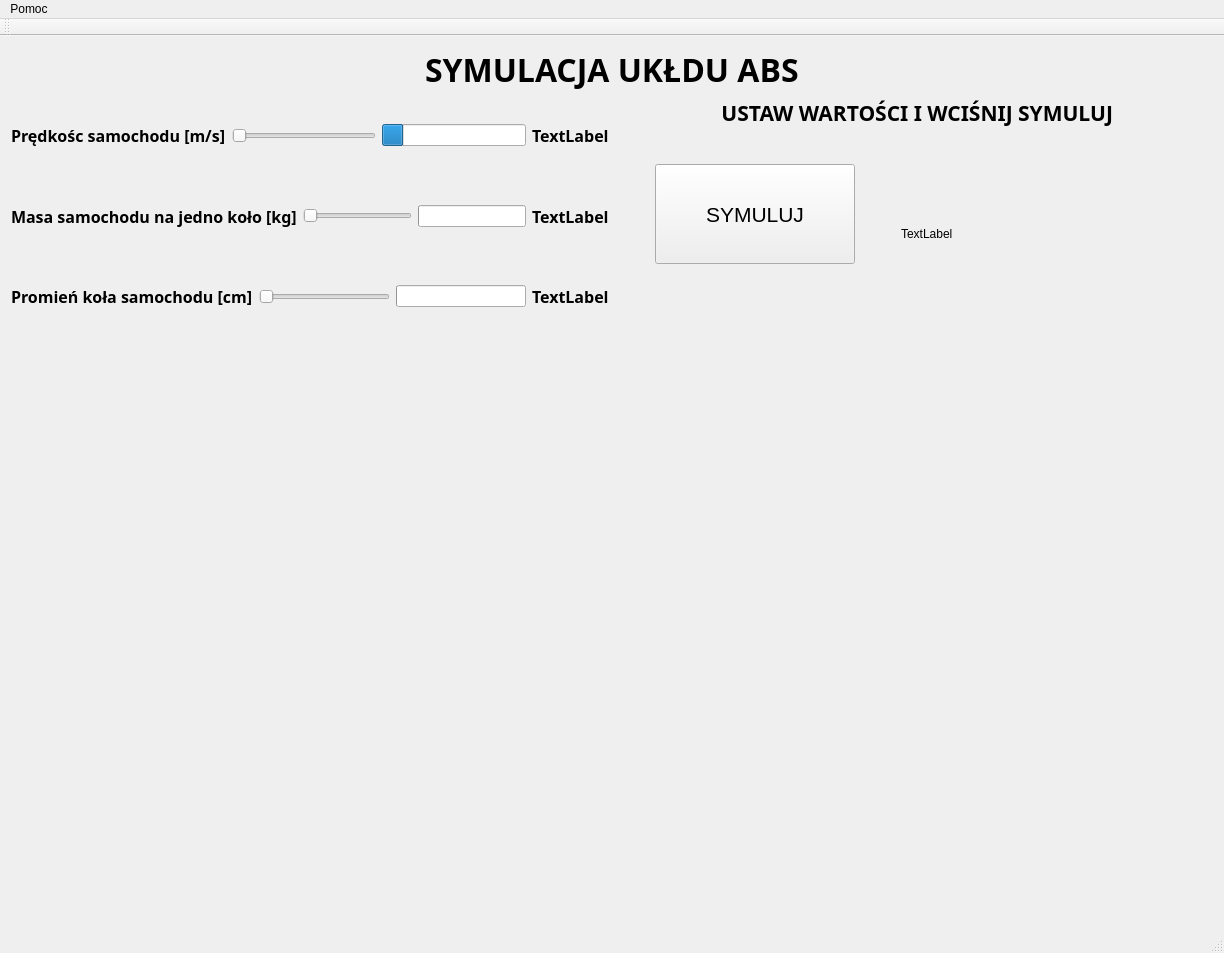
<?xml version="1.0" encoding="UTF-8"?>
<ui version="4.0">
 <class>MainWindow</class>
 <widget class="QMainWindow" name="MainWindow">
  <property name="geometry">
   <rect>
    <x>0</x>
    <y>0</y>
    <width>1224</width>
    <height>953</height>
   </rect>
  </property>
  <property name="windowTitle">
   <string>ABS SYSTEM by Puzio&amp;Synoś Enterpreise ®</string>
  </property>
  <widget class="QWidget" name="centralWidget">
   <layout class="QGridLayout" name="gridLayout">
    <item row="0" column="0" colspan="2">
     <layout class="QVBoxLayout" name="verticalLayout_4">
      <item>
       <layout class="QHBoxLayout" name="horizontalLayout_6">
        <item>
         <spacer name="horizontalSpacer_5">
          <property name="orientation">
           <enum>Qt::Horizontal</enum>
          </property>
          <property name="sizeHint" stdset="0">
           <size>
            <width>40</width>
            <height>20</height>
           </size>
          </property>
         </spacer>
        </item>
        <item>
         <widget class="QLabel" name="label">
          <property name="font">
           <font>
            <family>Ravie</family>
            <pointsize>24</pointsize>
            <weight>75</weight>
            <bold>true</bold>
           </font>
          </property>
          <property name="text">
           <string>SYMULACJA UKŁDU ABS</string>
          </property>
         </widget>
        </item>
        <item>
         <spacer name="horizontalSpacer_6">
          <property name="orientation">
           <enum>Qt::Horizontal</enum>
          </property>
          <property name="sizeHint" stdset="0">
           <size>
            <width>40</width>
            <height>20</height>
           </size>
          </property>
         </spacer>
        </item>
       </layout>
      </item>
      <item>
       <layout class="QHBoxLayout" name="horizontalLayout_8">
        <item>
         <layout class="QVBoxLayout" name="verticalLayout_2">
          <property name="sizeConstraint">
           <enum>QLayout::SetMaximumSize</enum>
          </property>
          <item>
           <layout class="QHBoxLayout" name="horizontalLayout_3">
            <property name="sizeConstraint">
             <enum>QLayout::SetMinimumSize</enum>
            </property>
            <item>
             <widget class="QLabel" name="label_PredkoscSamochodu">
              <property name="font">
               <font>
                <family>Broadway</family>
                <pointsize>12</pointsize>
                <weight>75</weight>
                <bold>true</bold>
               </font>
              </property>
              <property name="text">
               <string>Prędkośc samochodu [m/s]</string>
              </property>
             </widget>
            </item>
            <item>
             <widget class="QSlider" name="horizontalSlider_PredkoscSamochodu">
              <property name="minimum">
               <number>15</number>
              </property>
              <property name="maximum">
               <number>75</number>
              </property>
              <property name="orientation">
               <enum>Qt::Horizontal</enum>
              </property>
             </widget>
            </item>
            <item>
             <widget class="QProgressBar" name="progressBar_PredkoscSamochodu">
              <property name="minimum">
               <number>15</number>
              </property>
              <property name="maximum">
               <number>75</number>
              </property>
              <property name="value">
               <number>24</number>
              </property>
              <property name="textVisible">
               <bool>false</bool>
              </property>
             </widget>
            </item>
            <item>
             <widget class="QLabel" name="label_PredkoscSamochoduValue">
              <property name="font">
               <font>
                <family>Broadway</family>
                <pointsize>12</pointsize>
                <weight>75</weight>
                <bold>true</bold>
               </font>
              </property>
              <property name="text">
               <string>TextLabel</string>
              </property>
             </widget>
            </item>
           </layout>
          </item>
          <item>
           <layout class="QHBoxLayout" name="horizontalLayout_2">
            <property name="sizeConstraint">
             <enum>QLayout::SetMinimumSize</enum>
            </property>
            <item>
             <widget class="QLabel" name="label_MasaNaKolo">
              <property name="font">
               <font>
                <family>Broadway</family>
                <pointsize>12</pointsize>
                <weight>75</weight>
                <bold>true</bold>
               </font>
              </property>
              <property name="text">
               <string>Masa samochodu na jedno koło [kg]</string>
              </property>
              <property name="textFormat">
               <enum>Qt::AutoText</enum>
              </property>
             </widget>
            </item>
            <item>
             <widget class="QSlider" name="horizontalSlider_MasaNaKolo">
              <property name="minimum">
               <number>250</number>
              </property>
              <property name="maximum">
               <number>450</number>
              </property>
              <property name="orientation">
               <enum>Qt::Horizontal</enum>
              </property>
             </widget>
            </item>
            <item>
             <widget class="QProgressBar" name="progressBar_MasaNaKolo">
              <property name="minimum">
               <number>250</number>
              </property>
              <property name="maximum">
               <number>450</number>
              </property>
              <property name="value">
               <number>249</number>
              </property>
              <property name="textVisible">
               <bool>false</bool>
              </property>
             </widget>
            </item>
            <item>
             <widget class="QLabel" name="label_MasaNaKoloValue">
              <property name="font">
               <font>
                <family>Broadway</family>
                <pointsize>12</pointsize>
                <weight>75</weight>
                <bold>true</bold>
               </font>
              </property>
              <property name="text">
               <string>TextLabel</string>
              </property>
             </widget>
            </item>
           </layout>
          </item>
          <item>
           <layout class="QHBoxLayout" name="horizontalLayout">
            <property name="sizeConstraint">
             <enum>QLayout::SetMinimumSize</enum>
            </property>
            <item>
             <widget class="QLabel" name="label_SrednicaKola">
              <property name="font">
               <font>
                <family>Broadway</family>
                <pointsize>12</pointsize>
                <weight>75</weight>
                <bold>true</bold>
               </font>
              </property>
              <property name="text">
               <string>Promień koła samochodu [cm]</string>
              </property>
             </widget>
            </item>
            <item>
             <widget class="QSlider" name="horizontalSlider_SrednicaKola">
              <property name="minimum">
               <number>30</number>
              </property>
              <property name="maximum">
               <number>35</number>
              </property>
              <property name="orientation">
               <enum>Qt::Horizontal</enum>
              </property>
             </widget>
            </item>
            <item>
             <widget class="QProgressBar" name="progressBar_SrednicaKola">
              <property name="minimum">
               <number>30</number>
              </property>
              <property name="maximum">
               <number>35</number>
              </property>
              <property name="value">
               <number>29</number>
              </property>
              <property name="textVisible">
               <bool>false</bool>
              </property>
             </widget>
            </item>
            <item>
             <widget class="QLabel" name="label_SrednicaKolaValue">
              <property name="font">
               <font>
                <family>Broadway</family>
                <pointsize>12</pointsize>
                <weight>75</weight>
                <bold>true</bold>
               </font>
              </property>
              <property name="text">
               <string>TextLabel</string>
              </property>
             </widget>
            </item>
           </layout>
          </item>
         </layout>
        </item>
        <item>
         <layout class="QVBoxLayout" name="verticalLayout_3">
          <item>
           <layout class="QHBoxLayout" name="horizontalLayout_5">
            <property name="sizeConstraint">
             <enum>QLayout::SetMinimumSize</enum>
            </property>
            <item>
             <spacer name="horizontalSpacer_3">
              <property name="orientation">
               <enum>Qt::Horizontal</enum>
              </property>
              <property name="sizeHint" stdset="0">
               <size>
                <width>40</width>
                <height>20</height>
               </size>
              </property>
             </spacer>
            </item>
            <item>
             <widget class="QLabel" name="label_KONSOLA">
              <property name="palette">
               <palette>
                <active>
                 <colorrole role="Text">
                  <brush brushstyle="SolidPattern">
                   <color alpha="255">
                    <red>0</red>
                    <green>0</green>
                    <blue>255</blue>
                   </color>
                  </brush>
                 </colorrole>
                </active>
                <inactive>
                 <colorrole role="Text">
                  <brush brushstyle="SolidPattern">
                   <color alpha="255">
                    <red>0</red>
                    <green>0</green>
                    <blue>255</blue>
                   </color>
                  </brush>
                 </colorrole>
                </inactive>
                <disabled>
                 <colorrole role="Text">
                  <brush brushstyle="SolidPattern">
                   <color alpha="255">
                    <red>120</red>
                    <green>120</green>
                    <blue>120</blue>
                   </color>
                  </brush>
                 </colorrole>
                </disabled>
               </palette>
              </property>
              <property name="font">
               <font>
                <family>Ravie</family>
                <pointsize>16</pointsize>
                <weight>75</weight>
                <bold>true</bold>
               </font>
              </property>
              <property name="text">
               <string> USTAW WARTOŚCI I WCIŚNIJ SYMULUJ</string>
              </property>
             </widget>
            </item>
            <item>
             <spacer name="horizontalSpacer_4">
              <property name="orientation">
               <enum>Qt::Horizontal</enum>
              </property>
              <property name="sizeHint" stdset="0">
               <size>
                <width>40</width>
                <height>20</height>
               </size>
              </property>
             </spacer>
            </item>
           </layout>
          </item>
          <item>
           <layout class="QHBoxLayout" name="horizontalLayout_7">
            <item>
             <layout class="QVBoxLayout" name="verticalLayout">
              <item>
               <layout class="QHBoxLayout" name="horizontalLayout_4">
                <item>
                 <spacer name="horizontalSpacer">
                  <property name="orientation">
                   <enum>Qt::Horizontal</enum>
                  </property>
                  <property name="sizeHint" stdset="0">
                   <size>
                    <width>40</width>
                    <height>20</height>
                   </size>
                  </property>
                 </spacer>
                </item>
                <item>
                 <widget class="QPushButton" name="pushButton_SYMULUJ">
                  <property name="minimumSize">
                   <size>
                    <width>200</width>
                    <height>100</height>
                   </size>
                  </property>
                  <property name="palette">
                   <palette>
                    <active>
                     <colorrole role="Text">
                      <brush brushstyle="SolidPattern">
                       <color alpha="255">
                        <red>0</red>
                        <green>0</green>
                        <blue>255</blue>
                       </color>
                      </brush>
                     </colorrole>
                    </active>
                    <inactive>
                     <colorrole role="Text">
                      <brush brushstyle="SolidPattern">
                       <color alpha="255">
                        <red>0</red>
                        <green>0</green>
                        <blue>255</blue>
                       </color>
                      </brush>
                     </colorrole>
                    </inactive>
                    <disabled>
                     <colorrole role="Text">
                      <brush brushstyle="SolidPattern">
                       <color alpha="255">
                        <red>120</red>
                        <green>120</green>
                        <blue>120</blue>
                       </color>
                      </brush>
                     </colorrole>
                    </disabled>
                   </palette>
                  </property>
                  <property name="font">
                   <font>
                    <pointsize>16</pointsize>
                   </font>
                  </property>
                  <property name="text">
                   <string>SYMULUJ</string>
                  </property>
                 </widget>
                </item>
                <item>
                 <spacer name="horizontalSpacer_2">
                  <property name="orientation">
                   <enum>Qt::Horizontal</enum>
                  </property>
                  <property name="sizeHint" stdset="0">
                   <size>
                    <width>40</width>
                    <height>20</height>
                   </size>
                  </property>
                 </spacer>
                </item>
               </layout>
              </item>
              <item>
               <spacer name="verticalSpacer">
                <property name="orientation">
                 <enum>Qt::Vertical</enum>
                </property>
                <property name="sizeType">
                 <enum>QSizePolicy::Minimum</enum>
                </property>
                <property name="sizeHint" stdset="0">
                 <size>
                  <width>20</width>
                  <height>40</height>
                 </size>
                </property>
               </spacer>
              </item>
             </layout>
            </item>
            <item>
             <widget class="QLabel" name="label_ABS">
              <property name="minimumSize">
               <size>
                <width>200</width>
                <height>200</height>
               </size>
              </property>
              <property name="maximumSize">
               <size>
                <width>200</width>
                <height>200</height>
               </size>
              </property>
              <property name="text">
               <string>TextLabel</string>
              </property>
             </widget>
            </item>
            <item>
             <spacer name="horizontalSpacer_7">
              <property name="orientation">
               <enum>Qt::Horizontal</enum>
              </property>
              <property name="sizeHint" stdset="0">
               <size>
                <width>40</width>
                <height>20</height>
               </size>
              </property>
             </spacer>
            </item>
           </layout>
          </item>
         </layout>
        </item>
       </layout>
      </item>
     </layout>
    </item>
    <item row="1" column="0">
     <widget class="QCustomPlot" name="customPlot" native="true">
      <property name="minimumSize">
       <size>
        <width>200</width>
        <height>200</height>
       </size>
      </property>
     </widget>
    </item>
    <item row="1" column="1">
     <widget class="QCustomPlot" name="customPlot2" native="true">
      <property name="minimumSize">
       <size>
        <width>200</width>
        <height>200</height>
       </size>
      </property>
     </widget>
    </item>
    <item row="2" column="0">
     <widget class="QCustomPlot" name="customPlot3" native="true">
      <property name="minimumSize">
       <size>
        <width>200</width>
        <height>200</height>
       </size>
      </property>
     </widget>
    </item>
    <item row="2" column="1">
     <widget class="QCustomPlot" name="customPlot4" native="true">
      <property name="minimumSize">
       <size>
        <width>200</width>
        <height>200</height>
       </size>
      </property>
     </widget>
    </item>
   </layout>
  </widget>
  <widget class="QMenuBar" name="menuBar">
   <property name="geometry">
    <rect>
     <x>0</x>
     <y>0</y>
     <width>1224</width>
     <height>21</height>
    </rect>
   </property>
   <widget class="QMenu" name="menuPomoc">
    <property name="title">
     <string>Pomoc</string>
    </property>
    <addaction name="actionO_programie"/>
    <addaction name="actionJak_korzysta"/>
   </widget>
   <addaction name="menuPomoc"/>
  </widget>
  <widget class="QToolBar" name="mainToolBar">
   <attribute name="toolBarArea">
    <enum>TopToolBarArea</enum>
   </attribute>
   <attribute name="toolBarBreak">
    <bool>false</bool>
   </attribute>
  </widget>
  <widget class="QStatusBar" name="statusBar"/>
  <action name="actionO_programie">
   <property name="text">
    <string>O programie</string>
   </property>
  </action>
  <action name="actionJak_korzysta">
   <property name="text">
    <string>Jak korzystać</string>
   </property>
  </action>
 </widget>
 <layoutdefault spacing="6" margin="11"/>
 <customwidgets>
  <customwidget>
   <class>QCustomPlot</class>
   <extends>QWidget</extends>
   <header>qcustomplot.h</header>
   <container>1</container>
  </customwidget>
 </customwidgets>
 <resources/>
 <connections/>
</ui>
